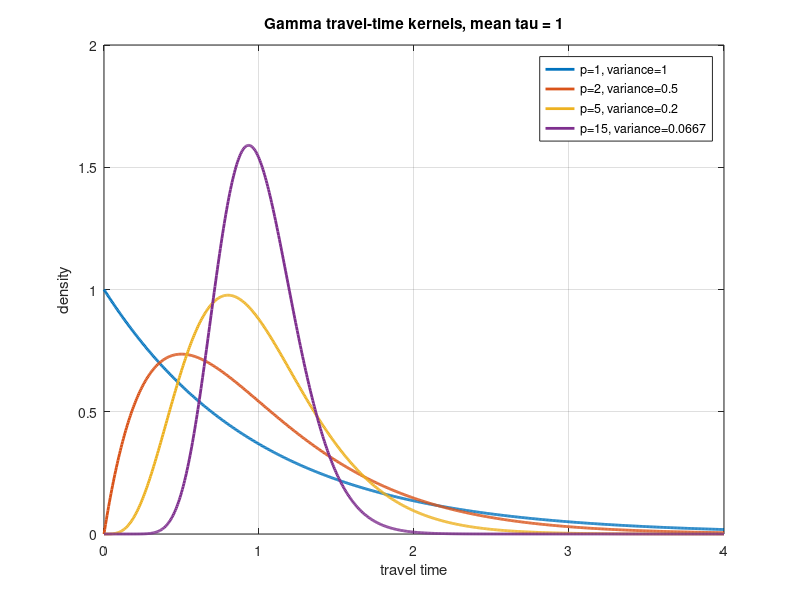

The MATLAB script that drew this image: (Note: this script raises an error after producing the figure.)
function fig = plot_gamma_kernels(shapeValues, meanDelay, filename)
%PLOT_GAMMA_KERNELS Plot gamma travel-time kernels for fixed mean delay.

if nargin < 1 || isempty(shapeValues)
    shapeValues = [1 2 5 15];
end
if nargin < 2 || isempty(meanDelay)
    meanDelay = 1;
end
if nargin < 3
    filename = '';
end

uMax = max(4 * meanDelay, 1);
u = linspace(0, uMax, 800);

fig = figure('Color', 'w');
hold on;
colors = lines(numel(shapeValues));

for k = 1:numel(shapeValues)
    shape = shapeValues(k);
    rate = shape / meanDelay;
    density = zeros(size(u));
    positive = u > 0;
    density(positive) = exp(shape * log(rate) + ...
        (shape - 1) * log(u(positive)) - rate * u(positive) - gammaln(shape));
    if shape == 1
        density(1) = rate;
    end

    plot(u, density, 'LineWidth', 2, 'Color', colors(k, :), ...
        'DisplayName', sprintf('p=%d, variance=%.3g', shape, meanDelay ^ 2 / shape));
end

xlabel('travel time');
ylabel('density');
title(sprintf('Gamma travel-time kernels, mean tau = %.3g', meanDelay));
legend('Location', 'northeast');
box on;
grid on;

save_project_figure(fig, filename);
end
